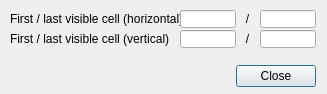
<?xml version="1.0" encoding="UTF-8"?>
<ui version="4.0">
 <class>CQDlgUiRolledUp</class>
 <widget class="QDialog" name="CQDlgUiRolledUp">
  <property name="geometry">
   <rect>
    <x>0</x>
    <y>0</y>
    <width>327</width>
    <height>94</height>
   </rect>
  </property>
  <property name="windowTitle">
   <string>Custom User Interface Rolled-up Size</string>
  </property>
  <property name="locale">
   <locale language="English" country="UnitedStates"/>
  </property>
  <widget class="QLabel" name="label">
   <property name="geometry">
    <rect>
     <x>10</x>
     <y>10</y>
     <width>171</width>
     <height>18</height>
    </rect>
   </property>
   <property name="text">
    <string>First / last visible cell (horizontal)</string>
   </property>
  </widget>
  <widget class="QLineEdit" name="qqFirstH">
   <property name="geometry">
    <rect>
     <x>180</x>
     <y>10</y>
     <width>56</width>
     <height>18</height>
    </rect>
   </property>
  </widget>
  <widget class="QLineEdit" name="qqLastH">
   <property name="geometry">
    <rect>
     <x>260</x>
     <y>10</y>
     <width>56</width>
     <height>18</height>
    </rect>
   </property>
  </widget>
  <widget class="QLabel" name="label_2">
   <property name="geometry">
    <rect>
     <x>237</x>
     <y>10</y>
     <width>21</width>
     <height>18</height>
    </rect>
   </property>
   <property name="text">
    <string>/</string>
   </property>
   <property name="alignment">
    <set>Qt::AlignCenter</set>
   </property>
  </widget>
  <widget class="QLineEdit" name="qqFirstV">
   <property name="geometry">
    <rect>
     <x>180</x>
     <y>30</y>
     <width>56</width>
     <height>18</height>
    </rect>
   </property>
  </widget>
  <widget class="QLineEdit" name="qqLastV">
   <property name="geometry">
    <rect>
     <x>260</x>
     <y>30</y>
     <width>56</width>
     <height>18</height>
    </rect>
   </property>
  </widget>
  <widget class="QLabel" name="label_3">
   <property name="geometry">
    <rect>
     <x>237</x>
     <y>30</y>
     <width>21</width>
     <height>18</height>
    </rect>
   </property>
   <property name="text">
    <string>/</string>
   </property>
   <property name="alignment">
    <set>Qt::AlignCenter</set>
   </property>
  </widget>
  <widget class="QLabel" name="label_4">
   <property name="geometry">
    <rect>
     <x>10</x>
     <y>30</y>
     <width>171</width>
     <height>18</height>
    </rect>
   </property>
   <property name="text">
    <string>First / last visible cell (vertical)</string>
   </property>
  </widget>
  <widget class="QDialogButtonBox" name="qqClose">
   <property name="geometry">
    <rect>
     <x>15</x>
     <y>60</y>
     <width>301</width>
     <height>32</height>
    </rect>
   </property>
   <property name="standardButtons">
    <set>QDialogButtonBox::Close</set>
   </property>
  </widget>
 </widget>
 <resources/>
 <connections/>
</ui>
